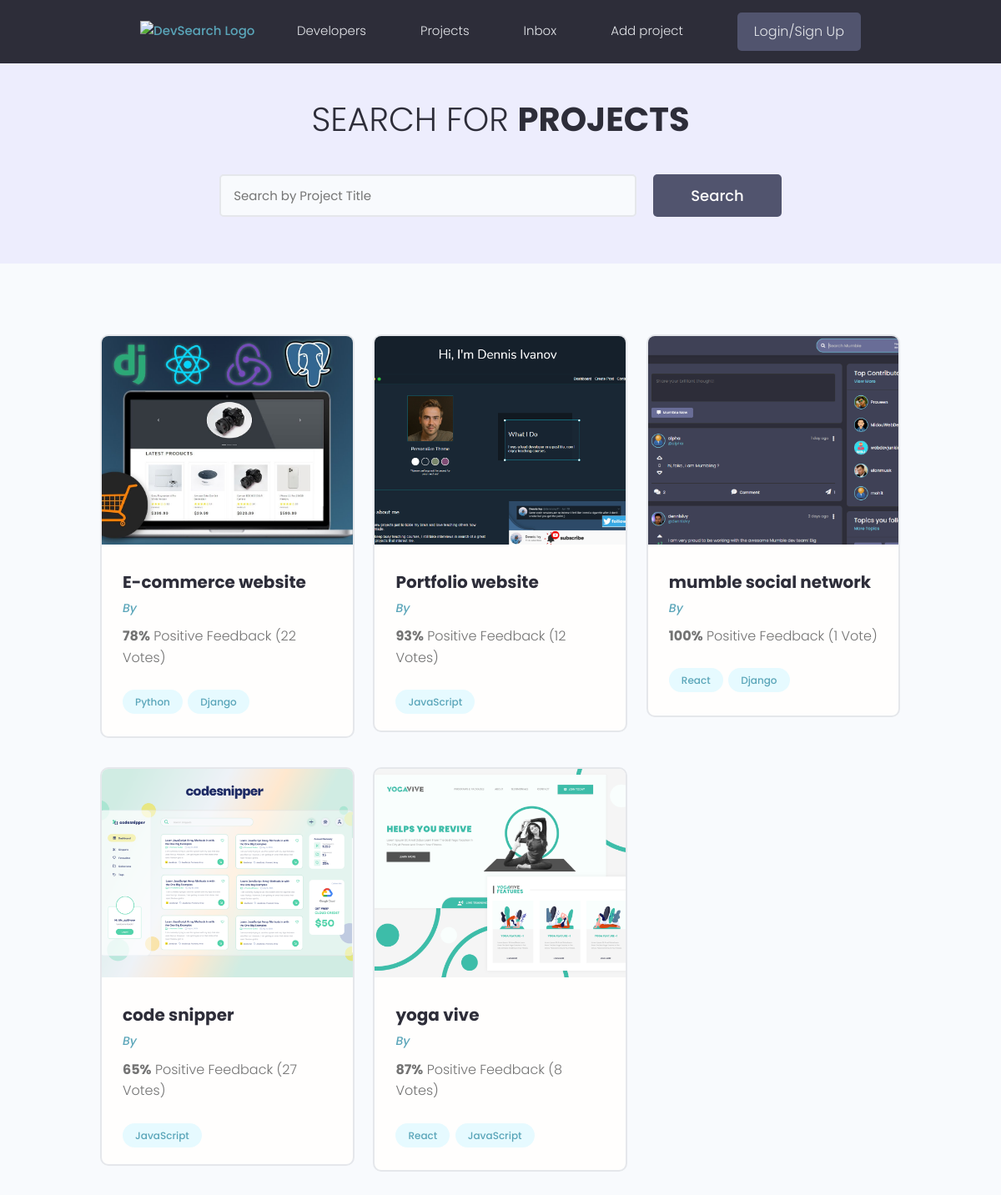
The app's page /projects/, older data.
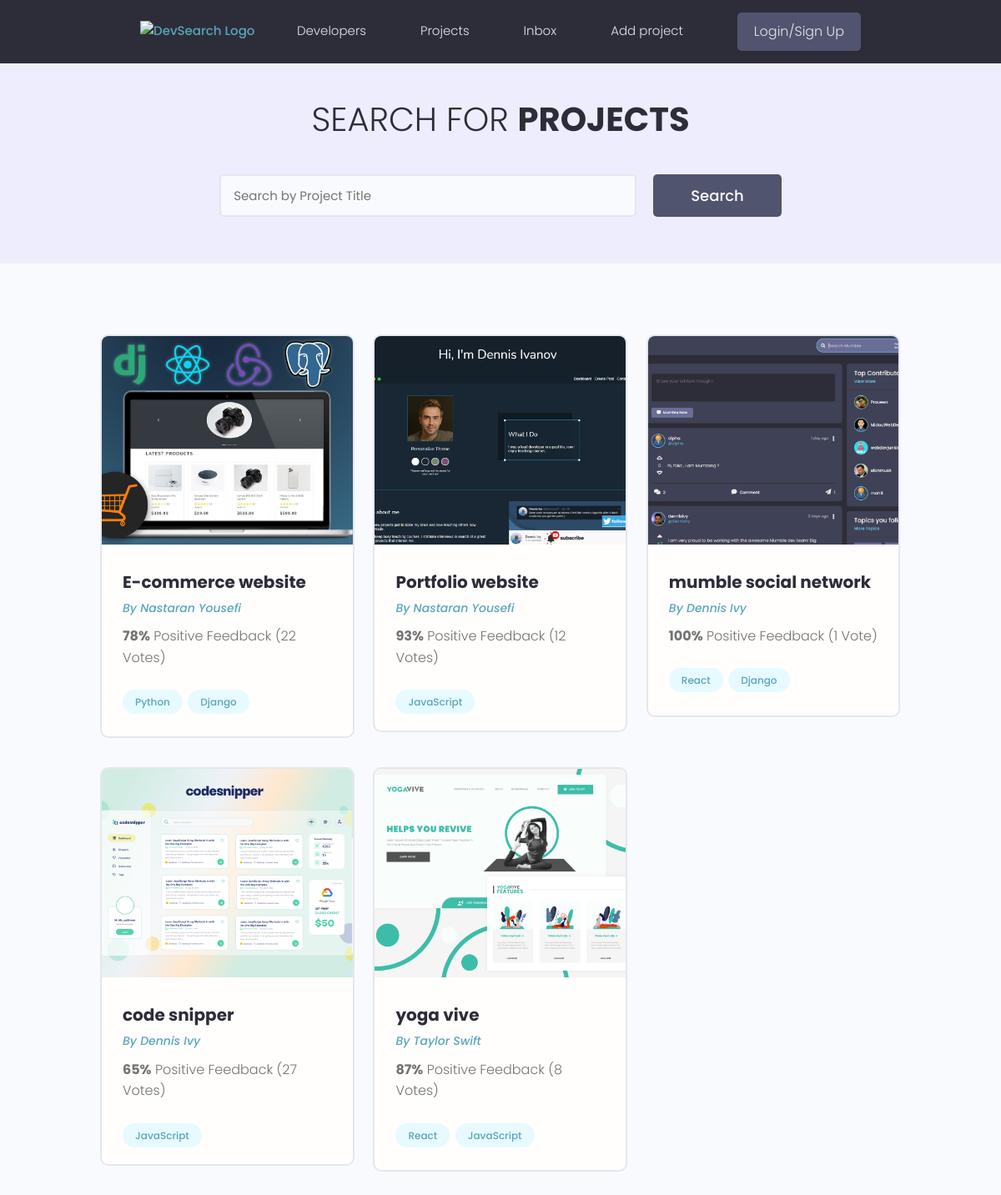
The same page, newer data.
### projects/models.py (models this page shows, shortened)
class Project(models.Model):
    owner = models.ForeignKey(Profile, on_delete=models.SET_NULL, null=True, blank=True)
    title = models.CharField(max_length=200)
    description = models.TextField(null=True, blank=True)
    featured_image = models.ImageField(null=True, blank=True, default='project_cover/default.jpg', upload_to='project_cover/')
    demo_link = models.CharField(max_length=2000, null=True, blank=True)
    source_code = models.CharField(max_length=2000, null=True, blank=True)
    tags = models.ManyToManyField('Tag', blank=True)
    vote_total = models.IntegerField(default=0, null=True, blank=True)
    vote_ratio = models.IntegerField(default=0, null=True, blank=True)
    created = models.DateTimeField(auto_now_add=True)
    id = models.UUIDField(default=uuid.uuid4, unique=True, editable=False, primary_key=True)

### users/models.py (models this page shows, shortened)
class Profile(models.Model):
    user = models.OneToOneField(User, on_delete=models.CASCADE, null=True, blank=True)
    name = models.CharField(max_length=250, null=True, blank=True)
    username = models.CharField(max_length=250, null=True, blank=True)
    email = models.EmailField(max_length=500, blank=True, null=True)
    short_intro = models.CharField(max_length=200, blank=True, null=True)
    bio = models.TextField(blank=True, null=True)
    profile_image = models.ImageField(blank=True, null=True, upload_to='profiles/',
                         default='profiles/user-default.png')
    social_github = models.CharField(max_length=500, blank=True, null=True)
    social_linkedin = models.CharField(max_length=500, blank=True, null=True)
    social_website = models.CharField(max_length=500, blank=True, null=True)
    social_twitter = models.CharField(max_length=500, blank=True, null=True)
    created = models.DateTimeField(auto_now_add=True)
    id = models.UUIDField(default=uuid.uuid4, unique=True, editable=False, primary_key=True)

### projects/views.py (the view)
# urls.py: path('projects/', include('projects.urls')),
def projects(request):
    all_projects = Project.objects.all()
    context = {
        'projects' : all_projects,
    }
    return render(request, 'projects/projects.html', context)

### projects/templates/projects/projects.html (shortened to what this page needs)
{% extends 'main.html' %}
{% block content %}
  <main class="projects">
    <section class="hero-section text-center">
      <div class="container container--narrow">
        <div class="hero-section__box">
          <h2>Search for <span>Projects</span></h2>
        </div>
        <div class="hero-section__search">
          <form class="form" action="#" method="get">
            <div class="form__field">
              <input class="input input--text" id="formInput#search" type="text" name="text"
                placeholder="Search by Project Title" />
            </div>
            <input class="btn btn--sub btn--lg" type="submit" value="Search" />
          </form>
        </div>
      </div>
    </section>
    <section class="projectsList">
      <div class="container">
        <div class="grid grid--three">
        {% for project in projects %}
          <div class="column">
            <div class="card project">
              <a href="{% url 'project' project.id %}" class="project">
                <img class="project__thumbnail" src="{{ project.featured_image.url }}" alt="{{ project.title }}" />
                <div class="card__body">
                  <h3 class="project__title">{{ project.title }}</h3>
                  <p><a class="project__author" href="{% url 'project' project.id %}">By {{project.owner.name|title}}</a></p>
                  <p class="project--rating">
                    <span style="font-weight: bold;">{{ project.vote_ratio }}%</span> Positive
                    Feedback ({{ project.vote_total }} Vote{{ project.vote_total|pluralize:'s' }})
                  </p>
                  <div class="project__tags">
                    {% for tag in project.tags.all %}
                    <span class="tag tag--pill tag--main">
                      <small>{{ tag.name }}</small>
                    </span>
                    {% endfor %}
                  </div>
                </div>
              </a>
            </div>
          </div>
        {% endfor %}
        </div>
      </div>
    </section>
  </main>
{% endblock %}

Row changes from the older to the newer data that the page shows:
changed Project "E-commerce website": owner.name (not shown) → "Nastaran Yousefi"
changed Project "Portfolio website": owner.name (not shown) → "Nastaran Yousefi"
changed Project "mumble social network": owner.name (not shown) → "Dennis Ivy"
changed Project "code snipper": owner.name (not shown) → "Dennis Ivy"
changed Project "yoga vive": owner.name (not shown) → "Taylor Swift"
